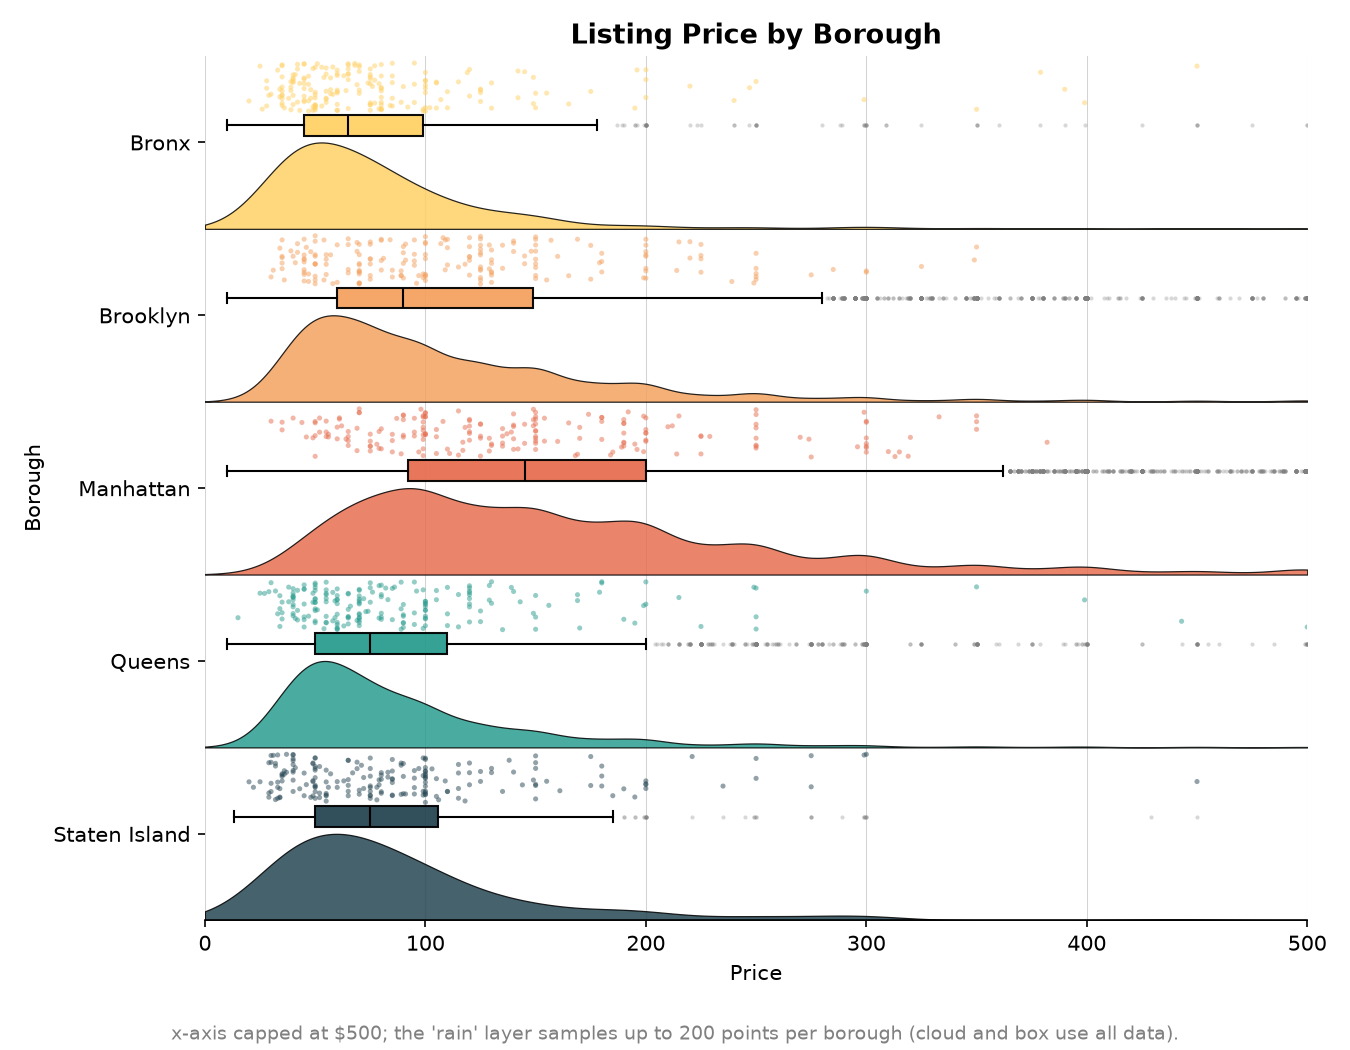

Here is the Python script that generated this plot:
"""Raincloud plots of listing price by borough.

Each row combines three layers, all showing the same distribution:
  - the "cloud": a half-violin (KDE) density curve
  - a thin boxplot summarizing the quartiles
  - the "rain": a jittered sample of the raw points
"""

from pathlib import Path

import matplotlib.pyplot as plt
import numpy as np
import pandas as pd
from scipy.stats import gaussian_kde

SCRIPT_DIR = Path(__file__).resolve().parent
CSV_PATH = SCRIPT_DIR.parent / "AB_NYC_2019 - 2 Col.csv"
GROUP_COL = "neighbourhood_group"
VALUE_COL = "price"

GROUP_ORDER = ["Bronx", "Brooklyn", "Manhattan", "Queens", "Staten Island"]

GROUP_COLORS = {
    "Bronx": "#FFD166",
    "Brooklyn": "#F4A261",
    "Manhattan": "#E76F51",
    "Queens": "#2A9D8F",
    "Staten Island": "#264653",
}

PRICE_CAP = 500  # x-axis cap; a small number of listings above this are excluded
SAMPLE_PER_GROUP = 200  # the "rain" layer samples for legibility, the cloud and box use all data
RANDOM_STATE = 0

ROW_HEIGHT = 1.0
CLOUD_FRAC = 0.5  # top half of each row is the density cloud
BOX_Y_FRAC = 0.40  # box center, as a fraction up from the row's bottom
BOX_WIDTH_FRAC = 0.12
RAIN_Y_LOW_FRAC = 0.04
RAIN_Y_HIGH_FRAC = 0.32


def load_data():
    df = pd.read_csv(CSV_PATH)
    df = df[[GROUP_COL, VALUE_COL]].dropna()
    df = df[(df[VALUE_COL] > 0) & (df[VALUE_COL] <= PRICE_CAP)]
    return df


def main():
    df = load_data()
    rng = np.random.default_rng(RANDOM_STATE)

    n = len(GROUP_ORDER)
    x_grid = np.linspace(0, PRICE_CAP, 400)

    fig, ax = plt.subplots(figsize=(9, 7))

    for i, group in enumerate(GROUP_ORDER):
        values = df.loc[df[GROUP_COL] == group, VALUE_COL]
        color = GROUP_COLORS[group]

        # The y-axis is reversed (Bronx-on-top), so a larger y renders lower
        # on screen. The cloud's flat edge sits at the bottom of the row
        # (y = i + ROW_HEIGHT) and the density pushes the other edge *up*
        # (smaller y) toward the box above it, giving a hill silhouette
        # rather than an inverted trough.
        kde = gaussian_kde(values)
        density = kde(x_grid)
        density = density / density.max() * (ROW_HEIGHT * CLOUD_FRAC)
        cloud_baseline = i + ROW_HEIGHT
        ax.fill_between(
            x_grid, cloud_baseline - density, cloud_baseline, color=color, alpha=0.85, edgecolor="black", linewidth=0.6, zorder=2
        )

        box = ax.boxplot(
            values,
            positions=[i + BOX_Y_FRAC],
            orientation="horizontal",
            widths=BOX_WIDTH_FRAC,
            patch_artist=True,
            manage_ticks=False,
            flierprops={"markersize": 2, "markerfacecolor": "gray", "markeredgecolor": "none", "alpha": 0.3},
        )
        for patch in box["boxes"]:
            patch.set_facecolor(color)
            patch.set_alpha(0.95)
            patch.set_edgecolor("black")
        for median in box["medians"]:
            median.set_color("black")

        sample = values.sample(min(len(values), SAMPLE_PER_GROUP), random_state=RANDOM_STATE)
        y_jitter = i + rng.uniform(RAIN_Y_LOW_FRAC, RAIN_Y_HIGH_FRAC, size=len(sample))
        ax.scatter(sample, y_jitter, s=6, color=color, alpha=0.5, edgecolor="none", zorder=1)

    ax.set_yticks([i + 0.5 for i in range(n)])
    ax.set_yticklabels(GROUP_ORDER)
    ax.set_ylim(n, 0)  # Bronx at top, without double-flipping via invert_yaxis
    ax.set_xlim(0, PRICE_CAP)

    ax.set_xlabel("Price")
    ax.set_ylabel("Borough")
    ax.set_title("Listing Price by Borough", fontsize=13, fontweight="bold")

    ax.spines["top"].set_visible(False)
    ax.spines["right"].set_visible(False)
    ax.spines["left"].set_visible(False)
    ax.grid(axis="x", color="lightgray", linewidth=0.5, zorder=0)
    ax.set_axisbelow(True)

    fig.text(
        0.5,
        0.01,
        f"x-axis capped at ${PRICE_CAP}; the 'rain' layer samples up to {SAMPLE_PER_GROUP} points per borough (cloud and box use all data).",
        ha="center",
        fontsize=9,
        color="gray",
    )

    fig.tight_layout(rect=(0, 0.04, 1, 1))
    fig.savefig(SCRIPT_DIR / "raincloud-basic.png", dpi=150)
    plt.show()


if __name__ == "__main__":
    main()
